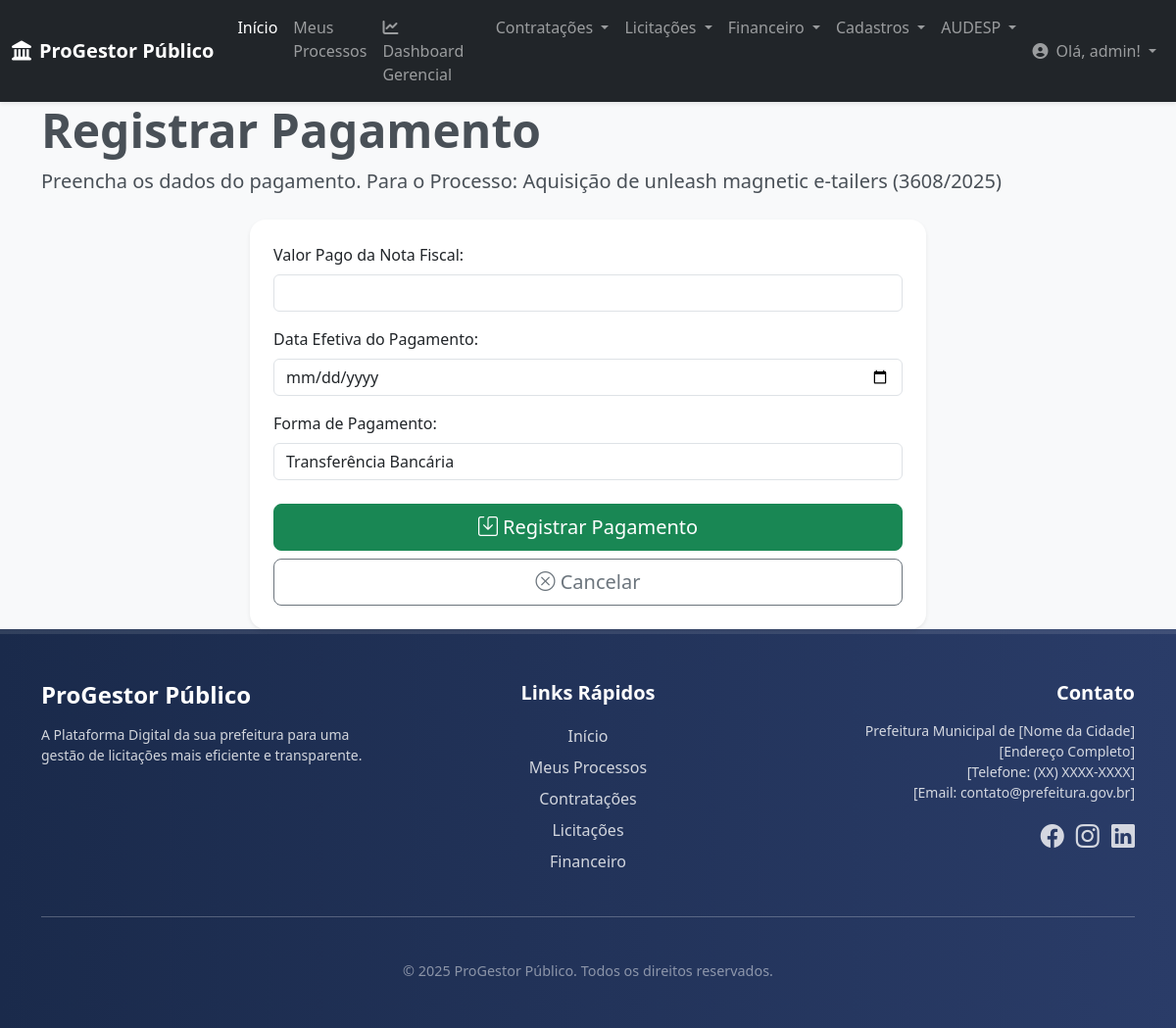
Screenshot of /financeiro/pagamentos/registrar/16/ (signed in) with the database file from the repository.
### core/models.py (models this page shows, shortened)
class Processo(models.Model):
    usuario = models.ForeignKey(User, on_delete=models.CASCADE)
    titulo = models.CharField(max_length=200)
    descricao = models.TextField(blank=True, null=True)
    STATUS_CHOICES = [
        ('EM_ANALISE', 'Em Análise'),
        ('APROVADO', 'Aprovado'),
        ('REJEITADO', 'Rejeitado'),
        ('CONCLUIDO', 'Concluído'),
        ('AGUARDANDO_INFORMACAO', 'Aguardando Informação'),
    ]
    status = models.CharField(
        max_length=30,
        choices=STATUS_CHOICES,
        default='EM_ANALISE',
    )
    data_criacao = models.DateTimeField(auto_now_add=True)
    data_atualizacao = models.DateTimeField(auto_now=True)
    numero_protocolo = models.CharField(max_length=50, unique=True, blank=True, null=True)
    class Meta:
        verbose_name = "Processo"
        verbose_name_plural = "Processos"
        ordering = ['-data_criacao']

### financeiro/views.py (the view)
# urls.py: path('pagamentos/registrar/<int:processo_id>/', views.gerar_xml_pagamento, name='registrar_pagamento_processo'),
@login_required
def gerar_xml_pagamento(request, processo_id=None):
    processo_core = None
    if processo_id:
        processo_core = get_object_or_404(Processo, id=processo_id)
    if request.method == 'POST':
        form = PagamentoForm(request.POST)
        if form.is_valid():
            pg = form.save(commit=False)
            if processo_core:
                pg.processo_vinculado = processo_core
            pg.save()
            messages.success(request, 'Pagamento registrado com sucesso!')
            if processo_core:
                return redirect('detalhes_processo', processo_id=processo_core.id)
            else:
                return redirect('financeiro:detalhar_pagamento', pk=pg.pk)
        else:
            messages.error(request, 'Erro ao registrar Pagamento. Verifique os campos.')
    else:
        initial_data = {}
        if processo_core:
             pass
        form = PagamentoForm(initial=initial_data)
    context = {
        'form': form,
        'processo_core': processo_core,
        'titulo_pagina': 'Registrar Pagamento'
    }
    return render(request, 'financeiro/gerar_pg.html', context)

### financeiro/forms.py
class PagamentoForm(forms.ModelForm):
    class Meta:
        model = Pagamento
        fields = ['nota_fiscal_valor_pago', 'nota_fiscal_pagto_dt', 'forma_pagamento']
        widgets = {
            'nota_fiscal_valor_pago': forms.NumberInput(attrs={'class': 'form-control'}),
            'nota_fiscal_pagto_dt': forms.DateInput(attrs={'type': 'date', 'class': 'form-control'}),
            'forma_pagamento': forms.TextInput(attrs={'class': 'form-control'}),
        }
        labels = {
            'nota_fiscal_valor_pago': "Valor Pago da Nota Fiscal",
            'nota_fiscal_pagto_dt': "Data Efetiva do Pagamento",
            'forma_pagamento': "Forma de Pagamento",
        }

### core/context_processors.py (called while the page is built)
def global_context(request):
    return {
        'logo_url': 'img/logo_barueri.jpg', # Caminho do seu logo
        'ano_atual': datetime.date.today().year, # Opcional: para o footer de direitos autorais
    }

### financeiro/templates/financeiro/gerar_pg.html (shortened to what this page needs)
{% extends 'base.html' %}
{% load widget_tweaks %}
{% block content %}
<section class="header-section mb-4">
    <div class="container">
        <h1 class="display-5 fw-bold">Registrar Pagamento</h1>
        <p class="lead">Preencha os dados do pagamento. {% if processo_core %}Para o Processo: <strong>{{ processo_core.titulo }} ({{ processo_core.numero_protocolo|default:"N/A" }})</strong>{% endif %}</p>
    </div>
</section>
<div class="row justify-content-center">
    <div class="col-md-8 col-lg-7">
        <div class="card shadow-sm border-0 rounded-4">
            <div class="card-body p-4">
                <form method="post">
                    {% for field in form %}
                        <div class="mb-3">
                            <label for="{{ field.id_for_label }}" class="form-label">{{ field.label }}:</label>
                            {{ field|add_class:"form-control" }}
                        </div>
                    {% endfor %}
                    <div class="d-grid gap-2 mt-4">
                        <button type="submit" class="btn btn-success btn-lg"><i class="bi bi-save"></i> Registrar Pagamento</button>
                        <a href="{% if processo_core %}{% url 'detalhes_processo' processo_id=processo_core.id %}{% else %}{% url 'financeiro:dashboard_financeiro' %}{% endif %}" class="btn btn-outline-secondary btn-lg"><i class="bi bi-x-circle"></i> Cancelar</a>
                    </div>
                </form>
            </div>
        </div>
    </div>
</div>
{% endblock content %}

### core/templates/core/navbar.html (shortened to what this page needs)
<nav class="navbar navbar-expand-lg navbar-dark bg-dark shadow-sm">
    <div class="container-fluid">
        <a class="navbar-brand fw-bold" href="{% url 'core:home' %}">
            <i class="fas fa-landmark me-2"></i>ProGestor Público
        </a>
        <div class="collapse navbar-collapse" id="navbarNavDropdown">
            <ul class="navbar-nav me-auto mb-2 mb-lg-0">
                <li class="nav-item">
                    <a class="nav-link active" aria-current="page" href="{% url 'core:home' %}">Início</a>
                </li>
                <li class="nav-item">
                    <a class="nav-link" href="{% url 'core:meus_processos' %}">Meus Processos</a>
                </li>
                <li class="nav-item">
                    <a class="nav-link" href="{% url 'core:dashboard_gerencial' %}">
                        <i class="fas fa-chart-line me-1"></i>Dashboard Gerencial
                    </a>
                </li>
                <li class="nav-item dropdown">
                    <a class="nav-link dropdown-toggle" href="#" id="navbarContratacoes" role="button" data-bs-toggle="dropdown" aria-expanded="false">
                        Contratações
                    </a>
                </li>
                <li class="nav-item dropdown">
                    <a class="nav-link dropdown-toggle" href="#" id="navbarLicitacoes" role="button" data-bs-toggle="dropdown" aria-expanded="false">
                        Licitações
                    </a>
                </li>
                <li class="nav-item dropdown">
                    <a class="nav-link dropdown-toggle" href="#" id="navbarFinanceiro" role="button" data-bs-toggle="dropdown" aria-expanded="false">
                        Financeiro
                    </a>
                </li>
                <li class="nav-item dropdown">
                    <a class="nav-link dropdown-toggle" href="#" id="navbarCadastros" role="button" data-bs-toggle="dropdown" aria-expanded="false">
                        Cadastros
                    </a>
                </li>
                <li class="nav-item dropdown">
                    <a class="nav-link dropdown-toggle" href="#" id="navbarAudesp" role="button" data-bs-toggle="dropdown" aria-expanded="false">
                        AUDESP
                    </a>
                </li>
            </ul>
            <ul class="navbar-nav">
                {% if user.is_authenticated %}
                    <li class="nav-item dropdown">
                        <a class="nav-link dropdown-toggle" href="#" id="navbarUserDropdown" role="button" data-bs-toggle="dropdown" aria-expanded="false">
                            <i class="fas fa-user-circle me-1"></i> Olá, {{ user.username }}!
                        </a>
                    </li>
                {% else %}
                    <li class="nav-item">
                        <a class="nav-link" href="{% url 'account_login' %}">Entrar</a>
                    </li>
                {% endif %}
            </ul>
        </div>
    </div>
</nav>

### core/templates/base.html (style rules this page uses)
:root { --primary-color: #0056b3; --secondary-color: #337ab7; --dark-blue: #1a2a4b; --light-grey: #f8f9fa; --medium-grey: #e9ecef; --text-dark: #495057; --text-light: #ffffff; }
body { display: flex; flex-direction: column; min-height: 100vh; font-family: 'Segoe UI', Roboto, 'Helvetica Neue', Arial, sans-serif; background-color: var(--light-grey); color: var(--text-dark); }
.navbar { box-shadow: 0 2px 4px rgba(0,0,0,.08); }
.card { border-radius: 10px; box-shadow: 0 4px 12px rgba(0,0,0,.08); transition: transform 0.2s ease-in-out; }

### rows the page displays
Processo: titulo "Aquisição de unleash magnetic e-tailers", numero_protocolo "3608/2025"

### other values shown
{{ user.username }} "admin"
{{ field.label }} "Valor Pago da Nota Fiscal" "Data Efetiva do Pagamento" "Forma de Pagamento"
